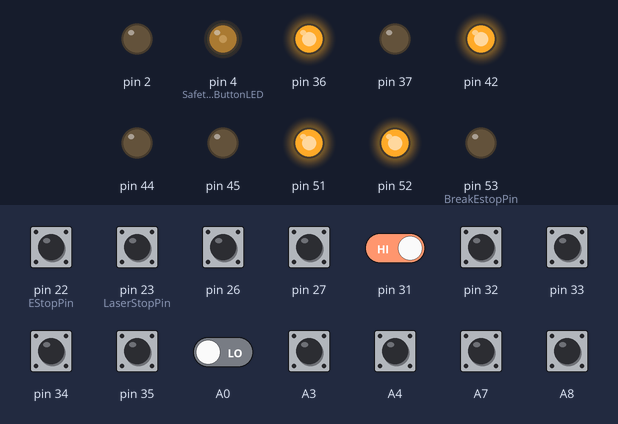
Simulated run of this program. Board: Arduino Mega 2560, built with avr-gcc and run on an emulated ATmega2560. On the bench: output pins drawn as LEDs (lit = HIGH). Inputs (shaded band) come from the test bench; at power-on: A3, A4, A7, A8, pin 26, pin 27, pin 31–35 HIGH, A0, pin 22 (EStopPin), pin 23 (LaserStopPin) LOW.

Above: at 1.26 s.
1.3 s: pin 22 (EStopPin) pulled HIGH for 3.2 s
7.5 s: pin 22 (EStopPin) pulled HIGH for 0.15 s
10.5 s: pin 22 (EStopPin) driven HIGH and pin 31 driven LOW
At 11.4 s:
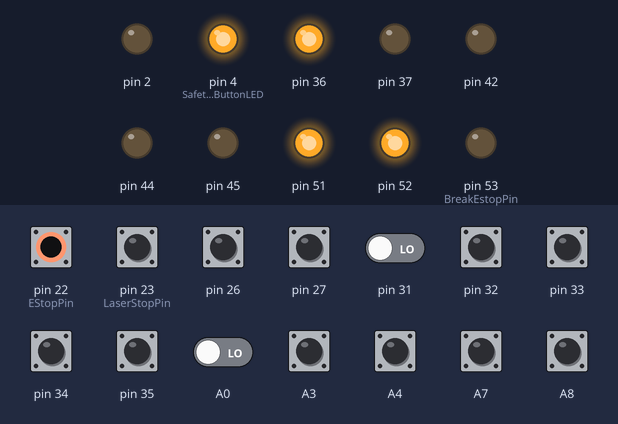
12.0 s: pin 23 (LaserStopPin) pulled HIGH for 0.15 s
At 12.08 s:
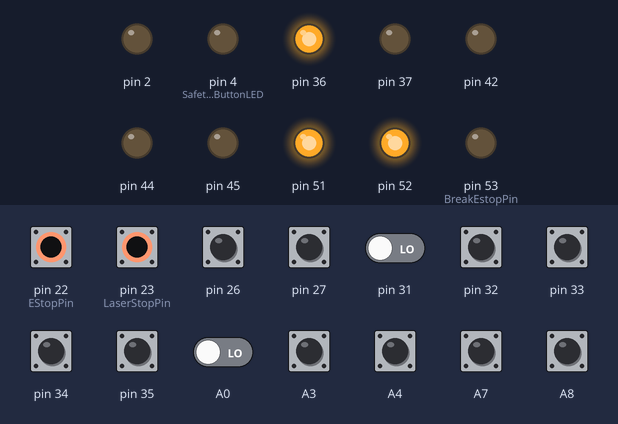
13.6 s: pin 32 pulled LOW for 0.15 s
At 13.68 s:
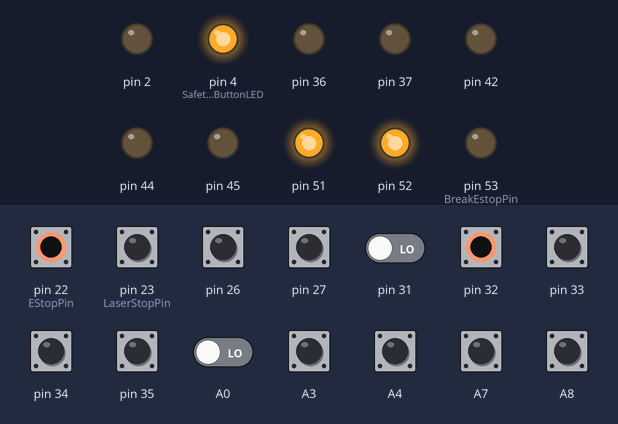
15.2 s: pin 33 pulled LOW for 0.15 s
At 15.28 s:
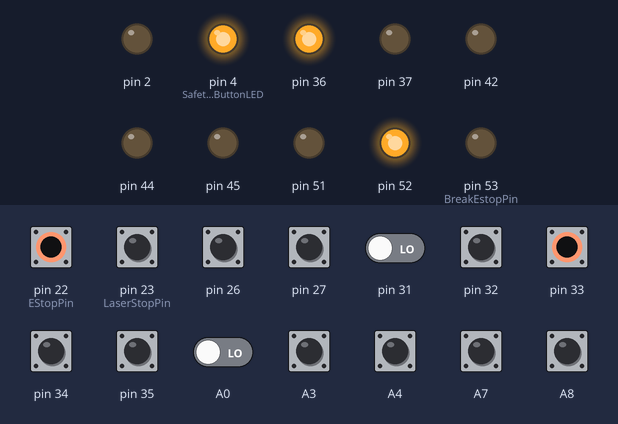
Timing chart, 0 to 17.8 s (numbered marks = the images above; inputs shaded):
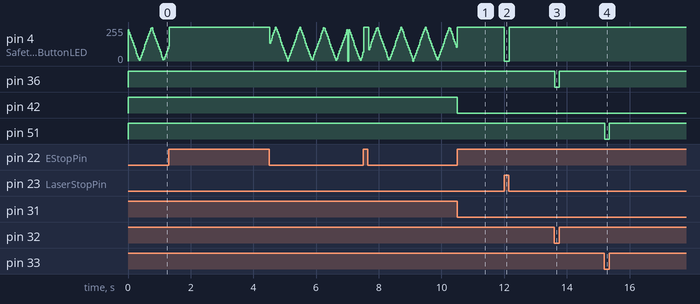

Measured:
- after the input at 10.5 s, pin 42: HIGH → LOW at once
- after the input at 12.0 s, pin 4 (SafetyRelayResetButtonLED): 255/255 → 0/255 at once, → 255/255 0.15 s later
- after the input at 13.6 s, pin 36: HIGH → LOW at once, → HIGH 0.15 s later
- after the input at 15.2 s, pin 51: HIGH → LOW at once, → HIGH 0.15 s later

The program:

main.cpp
```cpp
#include <Arduino.h>

/*
Laser Control Program for K400 Laser Cutter.
Arduino Mega 2560

Created by: Eli Bukoski

Arduino controls auxiliary features and bed lift. M2 Nano controls laser and laser power supply.

Auxiliary Features:
    Air Assist
    Water Chiller
    Water Pump
    Exhaust Fan
    Laser Manual Fire
    Cabinet LEDS

Bed Lift:
    Auto Continuous Compensation
    Manual
    Single Shot

Work in Progress: Bed Lift PID
    The control algorithm is basic and choppy. Averaging sensor values would greatly improve the
output of the PID loop. VL6180X sensor is disappointingly inaccurate (+- 4 mm). However, it is the
only commodity sensor with a compatible range.
*/

/*
All numbers are consistent units.

Distances are in mm.
Times are in ms.
Frequency is in Hz.
*/

class SimpleAuxiliaryFeature {
   private:
    int outputPin;   // pin to output to
    int inputPin;    // pin to read from for state, (switch or button)
    int triggerPin;  // pin to read from for trigger, (Laser Active Signal)

    bool triggerAffected;  // if the trigger activates the feature, false means
                           // trigger pin is ignored
    bool inputAffected;    // if the input activates the feature, false means input
                           // pin is ignored

    bool triggerOutputRelation;  // true means trigger activates output, false
                                 // means trigger deactivates output
    bool inputOutputRelation;    // true means input activates output, false means
                                 // input deactivates output

    bool inputTriggerRelation;  // true means input and trigger must both be
                                // active to activate output, false means only one
                                // must be active this and/or comparison is made
                                // after the output relations are made

    int triggerPinMode;  // mode to set the trigger pin to
    int inputPinMode;    // mode to set the input pin to

    bool invertOutput;  // if the output should be inverted

    bool EstopAffected;  // if the estop affects the feature, false means estop
                         // pin is ignored

   public:
    SimpleAuxiliaryFeature(int outputPin, int inputPin, int triggerPin, bool triggerAffected,
                           bool inputAffected, bool triggerOutputRelation, bool inputOutputRelation,
                           bool inputTriggerRelation, int triggerPinMode, int inputPinMode,
                           bool invertOutput, bool estopAffected) {
        this->outputPin = outputPin;
        this->inputPin = inputPin;
        this->triggerPin = triggerPin;
        this->triggerAffected = triggerAffected;
        this->inputAffected = inputAffected;
        this->triggerOutputRelation = triggerOutputRelation;
        this->inputOutputRelation = inputOutputRelation;
        this->inputTriggerRelation = inputTriggerRelation;
        this->triggerPinMode = triggerPinMode;
        this->inputPinMode = inputPinMode;
        this->invertOutput = invertOutput;
        this->EstopAffected = estopAffected;
    }

    void initialize() {  // called once to initialize the feature
        pinMode(outputPin, OUTPUT);
        pinMode(inputPin, inputPinMode);
        pinMode(triggerPin, triggerPinMode);

        digitalWrite(outputPin, invertOutput);
    }

    void update(bool estop) {  // called every loop to update the output pin

        if (estop && EstopAffected) {
            digitalWrite(outputPin, false != invertOutput);
            return;
        }

        bool triggerActive = digitalRead(triggerPin);
        bool inputActive = digitalRead(inputPin);

        bool outputActive = false;

        bool relatedTrigger = triggerActive == triggerOutputRelation;
        bool relatedInput = inputActive == inputOutputRelation;

        if (!triggerAffected) {
            outputActive = relatedInput != invertOutput;
        } else if (!inputAffected) {
            outputActive = relatedTrigger != invertOutput;
        } else {
            if (inputTriggerRelation) {
                outputActive = (relatedTrigger && relatedInput) != invertOutput;
            } else {
                outputActive = (relatedTrigger || relatedInput) != invertOutput;
            }
        }

        digitalWrite(outputPin, outputActive);
    }
};

SimpleAuxiliaryFeature simpleFeatures[] = {
    SimpleAuxiliaryFeature(52, 35, A0, true, true, true, false, false, INPUT, INPUT_PULLUP, true,
                           true),  // Air Assist
    SimpleAuxiliaryFeature(37, 34, A0, false, true, false, false, false, INPUT, INPUT_PULLUP, false,
                           true),  // Water Chiller
    SimpleAuxiliaryFeature(51, 33, A0, false, true, false, false, false, INPUT, INPUT_PULLUP, true,
                           true),  // Water Pump
    SimpleAuxiliaryFeature(36, 32, A0, true, true, true, false, false, INPUT, INPUT_PULLUP, true,
                           true),  // Exhaust Fan

    SimpleAuxiliaryFeature(42, 31, A0, false, true, false, false, false, INPUT, INPUT_PULLUP, true,
                           true),  // Laser Manual Fire
    // SimpleAuxiliaryFeature(52, A12, A0, false, true, false, false, false, INPUT, INPUT_PULLUP,
    // true,
    //                        false),  // Cabinet LEDS
};

byte simpleFeatureCount = sizeof(simpleFeatures) / sizeof(SimpleAuxiliaryFeature);

///////////////////

void (*resetFunction)(void) = 0;  // declare reset function @ address 0

///////////////////

class BedLift {
   private:
    uint8_t dirPin;
    uint8_t stepPin;

    bool reverseDirection;

    uint8_t upLimitSwitchPin;
    uint8_t downLimitSwitchPin;

    int upLimitSwitchPinMode;
    int downLimitSwitchPinMode;

    bool invertUpLimitSwitch;
    bool invertDownLimitSwitch;

    int upButtonPin;
    int downButtonPin;

    int upButtonPinMode;
    int downButtonPinMode;

    bool invertUpButton;
    bool invertDownButton;

    int upButtonLEDPin;
    int downButtonLEDPin;

    int tripleToggleInput1Pin;
    int tripleToggleInput2Pin;

    bool invertTripleToggleInput1;
    bool invertTripleToggleInput2;

    int tripleToggleInput1PinMode;
    int tripleToggleInput2PinMode;

    uint32_t maxStepFrequency;

    int focalLength;
    int sensorOffset;

    float Kp;
    float Ki;
    float Kd;

    int lastError;
    int integral;

    int *averagingArray;
    int averagingArrayLength;

   public:
    BedLift(uint8_t dirPin, uint8_t stepPin, bool reverseDirection, uint8_t upLimitSwitchPin,
            uint8_t downLimitSwitchPin, int upLimitSwitchPinMode, int downLimitSwitchPinMode,
            bool invertUpLimitSwitch, bool invertDownLimitSwitch, int upButtonPin,
            int downButtonPin, bool invertUpButton, bool invertDownButton, int upButtonPinMode,
            int downButtonPinMode, int upButtonLEDPin, int downButtonLEDPin,
            int tripleToggleInput1Pin, int tripleToggleInput2Pin, bool invertTripleToggleInput1,
            bool invertTripleToggleInput2, int tripleToggleInput1PinMode,
            int tripleToggleInput2PinMode, uint32_t maxStepFrequency, int focalLength,
            int sensorOffset) {
        this->dirPin = dirPin;
        this->stepPin = stepPin;
        this->reverseDirection = reverseDirection;
        this->upLimitSwitchPin = upLimitSwitchPin;
        this->downLimitSwitchPin = downLimitSwitchPin;
        this->upLimitSwitchPinMode = upLimitSwitchPinMode;
        this->invertUpLimitSwitch = invertUpLimitSwitch;
        this->invertDownLimitSwitch = invertDownLimitSwitch;
        this->downLimitSwitchPinMode = downLimitSwitchPinMode;
        this->upButtonPin = upButtonPin;
        this->downButtonPin = downButtonPin;
        this->upButtonPinMode = upButtonPinMode;
        this->downButtonPinMode = downButtonPinMode;
        this->invertUpButton = invertUpButton;
        this->invertDownButton = invertDownButton;
        this->upButtonLEDPin = upButtonLEDPin;
        this->downButtonLEDPin = downButtonLEDPin;
        this->tripleToggleInput1Pin = tripleToggleInput1Pin;
        this->tripleToggleInput2Pin = tripleToggleInput2Pin;
        this->tripleToggleInput1PinMode = tripleToggleInput1PinMode;
        this->tripleToggleInput2PinMode = tripleToggleInput2PinMode;
        this->invertTripleToggleInput1 = invertTripleToggleInput1;
        this->invertTripleToggleInput2 = invertTripleToggleInput2;
        this->maxStepFrequency = maxStepFrequency;
        this->focalLength = focalLength;
        this->sensorOffset = sensorOffset;

        this->Kp = 30;
        this->Ki = 4;
        this->Kd = 0;  // should not use because of noise
        this->lastError = 0;
        this->integral = 0;
    }

    void initialize() {
        pinMode(dirPin, OUTPUT);
        pinMode(stepPin, OUTPUT);
        pinMode(upLimitSwitchPin, upLimitSwitchPinMode);
        pinMode(downLimitSwitchPin, downLimitSwitchPinMode);
        pinMode(upButtonPin, upButtonPinMode);
        pinMode(downButtonPin, downButtonPinMode);
        pinMode(upButtonLEDPin, OUTPUT);
        pinMode(downButtonLEDPin, OUTPUT);
        pinMode(tripleToggleInput1Pin, tripleToggleInput1PinMode);
        pinMode(tripleToggleInput2Pin, tripleToggleInput2PinMode);
    }

    void updateActuate(bool dir, uint8_t speed) {
        digitalWrite(dirPin, dir != reverseDirection);
        if (speed == 0) {
            noTone(stepPin);
            return;
        } else {
            float frequency = (float)speed / 255.0 * (float)maxStepFrequency;
            int intFrequency = floor(frequency);
            tone(stepPin, intFrequency);
        }
    }

    void stopActuate() { noTone(stepPin); }

    void IlluminateButtonLEDs(bool upButtonActive, bool downButtonActive) {
        digitalWrite(upButtonLEDPin, upButtonActive);
        digitalWrite(downButtonLEDPin, downButtonActive);
    }

    void PidActuate(int error) {  ////////////////////////////////////////////////////////////
        int derivative = error - lastError;
        integral += error;
        lastError = error;

        if (integral > 50) {
            integral = 50;
        } else if (integral < -50) {
            integral = -50;
        }

        // Serial.print("error: ");
        // Serial.print(error);
        // Serial.print(" integral: ");
        // Serial.print(integral);
        // Serial.print(" derivative: ");
        // Serial.print(derivative);
        // Serial.print(" speed: ");

        float speed = Kp * (float)error + Ki * (float)integral + Kd * (float)derivative;

        // Serial.println(speed);

        if (speed > 254) {
            speed = 254;
        } else if (speed < -254) {
            speed = -254;
        } else if (speed < 40 && speed > 0) {
            speed = 40;
        } else if (speed > -40 && speed < 0) {
            speed = -40;
        }

        uint8_t speedByte = abs(floor(speed));

        if (abs(error) <=
            1) {  // if error is 0, stop moving (acceptable because error is whole mm divisions)
            stopActuate();
        } else {
            updateActuate(speed > 0, speedByte);
        }
    }

    void update(bool estop) {
        if (estop) {
            stopActuate();
            return;
        }

        bool upLimitSwitchActive = digitalRead(upLimitSwitchPin) != invertUpLimitSwitch;
        bool downLimitSwitchActive = digitalRead(downLimitSwitchPin) != invertDownLimitSwitch;

        bool upButtonActive = digitalRead(upButtonPin) != invertUpButton;
        bool downButtonActive = digitalRead(downButtonPin) != invertDownButton;

        bool tripleToggleInput1Active =
            digitalRead(tripleToggleInput1Pin) != invertTripleToggleInput1;
        bool tripleToggleInput2Active =
            digitalRead(tripleToggleInput2Pin) != invertTripleToggleInput2;

        if (tripleToggleInput1Active ==
            invertTripleToggleInput1) {  // if switch is left, manual mode
            IlluminateButtonLEDs(
                upLimitSwitchActive,
                downLimitSwitchActive);  // illuminate leds based on which directions are available
            if (upButtonActive && !upLimitSwitchActive) {  // if up button is pressed and up limit
                                                           // switch is not active
                updateActuate(true, 255);                  // move up
            } else if (downButtonActive &&
                       !downLimitSwitchActive) {  // if down button is pressed and down limit switch
                                                  // is not active
                updateActuate(false, 255);        // move down
            } else {
                stopActuate();  // stop moving
            }
        } else {
            stopActuate();
        }
    }
};

BedLift autoBed = BedLift(2, 3, false, 26, 27, INPUT_PULLUP, INPUT_PULLUP, true, true, A4, A3, true,
                          true, INPUT_PULLUP, INPUT_PULLUP, 44, 45, A8, A7, true, true,
                          INPUT_PULLUP, INPUT_PULLUP, 15000, 2 * 25.4, 15);

///////////////////

bool TriggerEStop = false;

int EStopPin = 22;
int LaserStopPin = 23;
int SafetyRelayResetButtonLED = 4;
int BreakEstopPin = 53;

byte safetyRelayResetButtonIlluminationState = 0;

void safetyRelayResetButtonIlluminate(bool estop, bool laserStop) {
    if (estop) {                                        // if estop is not made flash LEDS
        safetyRelayResetButtonIlluminationState += 10;  // increment state
        analogWrite(SafetyRelayResetButtonLED,
                    abs(safetyRelayResetButtonIlluminationState - 128) * 2);  // set LEDS to state
    } else if (laserStop) {                           // if estop is made but laser is not active
        analogWrite(SafetyRelayResetButtonLED, 255);  // turn off LEDS
    } else {                                          // if estop is made and laser is active
        analogWrite(SafetyRelayResetButtonLED, 0);    // turn on LEDS
    }
}

void setup() {
    Serial.begin(115200);

    for (int i = 0; i < simpleFeatureCount; i++) {  // initialize all features
        simpleFeatures[i].initialize();
    }

    autoBed.initialize();  // initialize bed lift

    pinMode(EStopPin, INPUT);
    pinMode(LaserStopPin, INPUT);
    pinMode(SafetyRelayResetButtonLED, OUTPUT);
    pinMode(BreakEstopPin, OUTPUT);
    pinMode(24, INPUT);
}

void loop() {
    bool estop =
        digitalRead(EStopPin) != true;  // read estop pin and laser stop pin (invert signal)
    bool laserStop = digitalRead(LaserStopPin) != true;
    digitalWrite(LED_BUILTIN, estop);  // set builtin led to estop state

    for (int i = 0; i < simpleFeatureCount; i++) {  // update all features
        simpleFeatures[i].update(estop);
    }

    safetyRelayResetButtonIlluminate(estop,
                                     laserStop);  // update safety relay reset button illumination

    digitalWrite(BreakEstopPin,
                 TriggerEStop);  // set break estop pin to trigger estop if applicable

    autoBed.update(estop);  // update bed lift

    delay(30);
}
```
